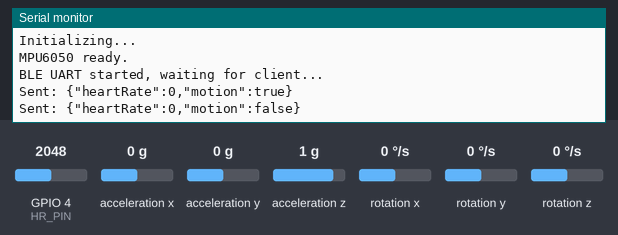
Bench run of a sketch on a simulated ESP32-S3. Shown: the last lines printed to the serial monitor. The inputs (shaded band) are chosen by the test bench; at power-on: GPIO 4 (HR_PIN) = 2048, acceleration x 0 g, acceleration y 0 g, acceleration z 1 g, rotation x 0 °/s, rotation y 0 °/s, rotation z 0 °/s. Nothing arrives over Bluetooth unless stated; a phone connects over Bluetooth LE 3 s after start.

Above: at 2.5 s.
2.6 s: GPIO 4 (HR_PIN) set to 2866
At 3.9 s:
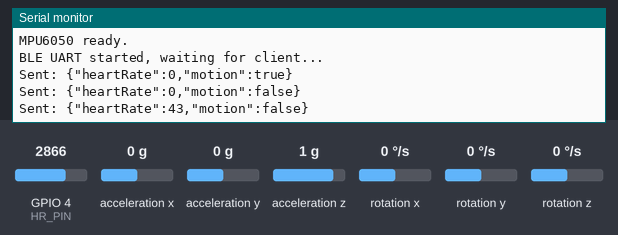
4.1 s: acceleration x set to -1.4 g
At 5.1 s:
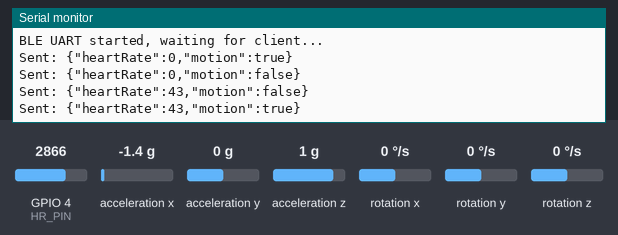
5.6 s: GPIO 4 (HR_PIN) set to 3972
At 6.9 s:
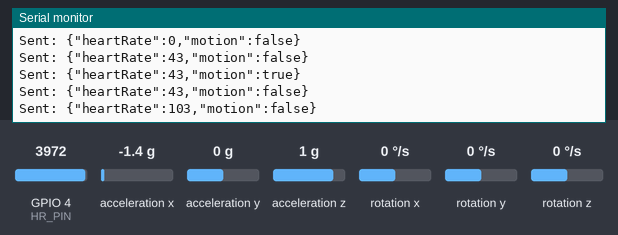
7.1 s: acceleration y set to -1.4 g
At 7.7 s:
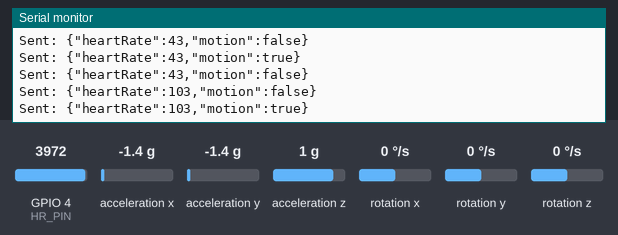
Timing chart, 0 to 9.6 s (numbered marks = the images above; inputs shaded):
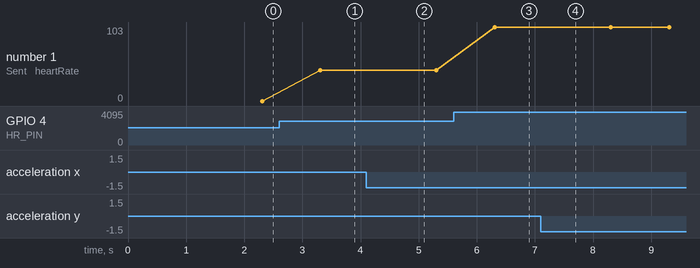

The sketch:

esp32.ino
```cpp
#include <Arduino.h>
#include <BLEDevice.h>
#include <BLEUtils.h>
#include <BLEServer.h>

#include <Wire.h>
#include <MPU6050.h>

// --- BLE UART UUIDs ---
#define SERVICE_UUID        "6E400001-B5A3-F393-E0A9-E50E24DCCA9E"
#define CHARACTERISTIC_UUID "6E400003-B5A3-F393-E0A9-E50E24DCCA9E"

BLEServer* pServer = nullptr;
BLECharacteristic* pCharacteristic = nullptr;
bool deviceConnected = false;

// --- Define sensor ---
#define HR_PIN 4
#define SDA_PIN 18
#define SCL_PIN 17

// --- Define variable ---
unsigned long lastSend = 0;

// -- heart rate --
int minHr = 40, maxHr = 150, maxHrInputValue = 4095;
int hrValue = 0;
int hrSumValue = 0;
int hrSumCount = 0;
int hrBPM = 0;
int hrActiveThreshold = 1800;
unsigned long lastHrChecked = 0;

// -- gyro --
MPU6050 mpu;
int16_t ax, ay, az;   // Accelerometer raw data
int16_t gx, gy, gz;   // Gyroscope raw data
float prev_ax = 0.52, prev_ay = -0.02, prev_az = -0.04; // Normal value
float ax_g = 0.0, ay_g = 0.0, az_g = 0.0;
float magPrev = 0.0, magCurr = 0.0;
bool motionDetected = false;

class MyServerCallbacks: public BLEServerCallbacks {
  void onConnect(BLEServer* pServer) {
    deviceConnected = true;
  };

  void onDisconnect(BLEServer* pServer) {
    deviceConnected = false;
    Serial.println("Client disconnected, restarting advertising...");
    pServer->getAdvertising()->start();
  }
};

void setup() {
  Serial.begin(115200);

  Serial.println("Initializing...");

  // --- Set up device ---
  pinMode(HR_PIN, INPUT);
  Wire.begin(SDA_PIN, SCL_PIN, 400000);

  delay(200);
  mpu.initialize();
  // Check if sensor connected
  if (!mpu.testConnection()) {
    Serial.println("MPU6050 connection failed!");
    while (1);
  }
  Serial.println("MPU6050 ready.");

  // Calculate HR active threshold
  int sumHrActiveThreshold = 0;
  for(int i=0; i < 10; i++){
    sumHrActiveThreshold += analogRead(HR_PIN);
    delay(100);
  }
  hrActiveThreshold = (sumHrActiveThreshold / 10);

  delay(100);

  // --- Set up Bluetooth ---
  // Create BLE Device
  BLEDevice::init("ESP32S3_BLE");

  // Create BLE Server
  pServer = BLEDevice::createServer();
  pServer->setCallbacks(new MyServerCallbacks());

  // Create BLE Service
  BLEService *pService = pServer->createService(SERVICE_UUID);

  // Create BLE Characteristic
  pCharacteristic = pService->createCharacteristic(
                      CHARACTERISTIC_UUID,
                      BLECharacteristic::PROPERTY_NOTIFY
                    );

  // Start the service
  pService->start();

  // Start advertising
  pServer->getAdvertising()->start();
  Serial.println("BLE UART started, waiting for client...");
}

void loop() {
  unsigned long now = millis();

  // --------------------- Read data ---------------------

  // --- Heart rate ---
  hrValue = analogRead(HR_PIN);

  if (hrValue > hrActiveThreshold) {
    if (now - lastHrChecked < 20) {
      hrSumValue += (hrValue - hrActiveThreshold) * (maxHr - minHr) / (maxHrInputValue - hrActiveThreshold);
      hrSumCount++;
    } else {
      if (hrSumCount == 0) {
        hrSumCount = 1;
      }
      hrBPM = hrSumValue / hrSumCount;
      lastHrChecked = now;
      hrSumValue = 0;
      hrSumCount = 0;
    }
  } else {
    hrBPM = 0;
  }

  // --- Motion ---
  mpu.getMotion6(&ax, &ay, &az, &gx, &gy, &gz);

  ax_g = ax / 16384.0;
  ay_g = ay / 16384.0;
  az_g = az / 16384.0;
  if (fabs(ax_g - prev_ax) > 0.05 || fabs(ay_g - prev_ay) > 0.05 || fabs(az_g - prev_az) > 0.05 || motionDetected) {
    motionDetected = true;
  } else {
    motionDetected = false;
  }
  prev_ax = ax_g;
  prev_ay = ay_g;
  prev_az = az_g;

  // --------------------- Send data via Bluetooth ---------------------
  if (now - lastSend >= 1000) {
    lastSend = now;

    // Dummy JSON payload
    String payload = "{";
    payload += "\"heartRate\":";
    payload += hrBPM;
    payload += ",";
    payload += "\"motion\":";
    payload += (motionDetected ? "true" : "false");
    payload += "}";

    Serial.println("Sent: " + payload);

    if (deviceConnected) {
      pCharacteristic->setValue(payload.c_str());
      pCharacteristic->notify();
    }

    motionDetected = false;
  }

  delay(5);
}
```

Measured:
- after the input at 2.6 s, the serial monitor: prints a new line after 0.71 s (image 1)
- after the input at 4.1 s, the serial monitor: prints a new line after 0.21 s (image 2)
- after the input at 5.6 s, the serial monitor: prints a new line after 0.71 s (image 3)
- after the input at 7.1 s, the serial monitor: prints a new line after 0.21 s (image 4)
- plotted number 1: 0 → 43 after the input at 2.6 s, 43 → 103 after the input at 5.6 s
